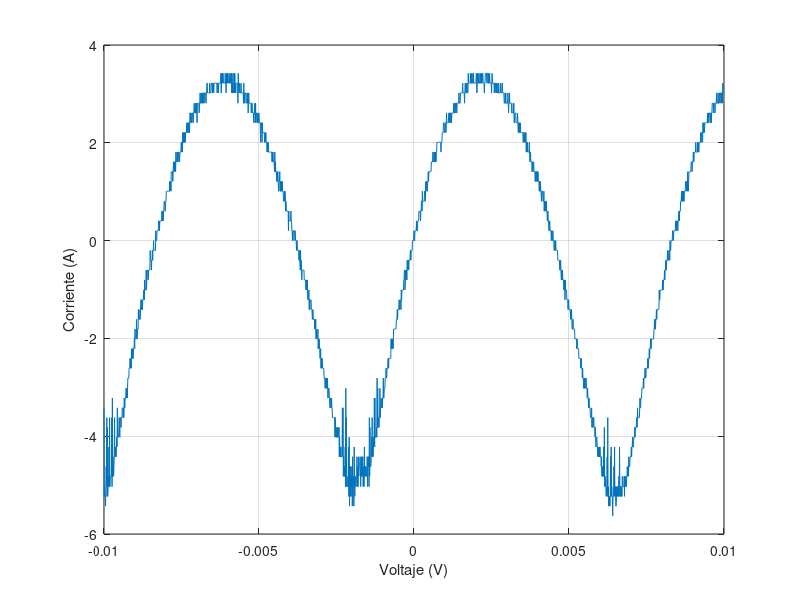

Write MATLAB code to recreate this figure.
t=[-1.00E-02
-9.99E-03
-9.98E-03
-9.97E-03
-9.96E-03
-9.95E-03
-9.94E-03
-9.93E-03
-9.92E-03
-9.91E-03
-9.90E-03
-9.89E-03
-9.88E-03
-9.87E-03
-9.86E-03
-9.85E-03
-9.84E-03
-9.83E-03
-9.82E-03
-9.81E-03
-9.80E-03
-9.79E-03
-9.78E-03
-9.77E-03
-9.76E-03
-9.75E-03
-9.74E-03
-9.73E-03
-9.72E-03
-9.71E-03
-9.70E-03
-9.69E-03
-9.68E-03
-9.67E-03
-9.66E-03
-9.65E-03
-9.64E-03
-9.63E-03
-9.62E-03
-9.61E-03
-9.60E-03
-9.59E-03
-9.58E-03
-9.57E-03
-9.56E-03
-9.55E-03
-9.54E-03
-9.53E-03
-9.52E-03
-9.51E-03
-9.50E-03
-9.49E-03
-9.48E-03
-9.47E-03
-9.46E-03
-9.45E-03
-9.44E-03
-9.43E-03
-9.42E-03
-9.41E-03
-9.40E-03
-9.39E-03
-9.38E-03
-9.37E-03
-9.36E-03
-9.35E-03
-9.34E-03
-9.33E-03
-9.32E-03
-9.31E-03
-9.30E-03
-9.29E-03
-9.28E-03
-9.27E-03
-9.26E-03
-9.25E-03
-9.24E-03
-9.23E-03
-9.22E-03
-9.21E-03
-9.20E-03
-9.19E-03
-9.18E-03
-9.17E-03
-9.16E-03
-9.15E-03
-9.14E-03
-9.13E-03
-9.12E-03
-9.11E-03
-9.10E-03
-9.09E-03
-9.08E-03
-9.07E-03
-9.06E-03
-9.05E-03
-9.04E-03
-9.03E-03
-9.02E-03
-9.01E-03
-9.00E-03
-8.99E-03
-8.98E-03
-8.97E-03
-8.96E-03
-8.95E-03
-8.94E-03
-8.93E-03
-8.92E-03
-8.91E-03
-8.90E-03
-8.89E-03
-8.88E-03
-8.87E-03
-8.86E-03
-8.85E-03
-8.84E-03
-8.83E-03
-8.82E-03
-8.81E-03
-8.80E-03
-8.79E-03
-8.78E-03
-8.77E-03
-8.76E-03
-8.75E-03
-8.74E-03
-8.73E-03
-8.72E-03
-8.71E-03
-8.70E-03
-8.69E-03
-8.68E-03
-8.67E-03
-8.66E-03
-8.65E-03
-8.64E-03
-8.63E-03
-8.62E-03
-8.61E-03
-8.60E-03
-8.59E-03
-8.58E-03
-8.57E-03
-8.56E-03
-8.55E-03
-8.54E-03
-8.53E-03
-8.52E-03
-8.51E-03
-8.50E-03
-8.49E-03
-8.48E-03
-8.47E-03
-8.46E-03
-8.45E-03
-8.44E-03
-8.43E-03
-8.42E-03
-8.41E-03
-8.40E-03
-8.39E-03
-8.38E-03
-8.37E-03
-8.36E-03
-8.35E-03
-8.34E-03
-8.33E-03
-8.32E-03
-8.31E-03
-8.30E-03
-8.29E-03
-8.28E-03
-8.27E-03
-8.26E-03
-8.25E-03
-8.24E-03
-8.23E-03
-8.22E-03
-8.21E-03
-8.20E-03
-8.19E-03
-8.18E-03
-8.17E-03
-8.16E-03
-8.15E-03
-8.14E-03
-8.13E-03
-8.12E-03
-8.11E-03
-8.10E-03
-8.09E-03
-8.08E-03
-8.07E-03
-8.06E-03
-8.05E-03
-8.04E-03
-8.03E-03
-8.02E-03
-8.01E-03
-8.00E-03
-7.99E-03
-7.98E-03
-7.97E-03
-7.96E-03
-7.95E-03
-7.94E-03
-7.93E-03
-7.92E-03
-7.91E-03
-7.90E-03
-7.89E-03
-7.88E-03
-7.87E-03
-7.86E-03
-7.85E-03
-7.84E-03
-7.83E-03
-7.82E-03
-7.81E-03
-7.80E-03
-7.79E-03
-7.78E-03
-7.77E-03
-7.76E-03
-7.75E-03
-7.74E-03
-7.73E-03
-7.72E-03
-7.71E-03
-7.70E-03
-7.69E-03
-7.68E-03
-7.67E-03
-7.66E-03
-7.65E-03
-7.64E-03
-7.63E-03
-7.62E-03
-7.61E-03
-7.60E-03
-7.59E-03
-7.58E-03
-7.57E-03
-7.56E-03
-7.55E-03
-7.54E-03
-7.53E-03
-7.52E-03
-7.51E-03
-7.50E-03
-7.49E-03
-7.48E-03
-7.47E-03
-7.46E-03
-7.45E-03
-7.44E-03
-7.43E-03
-7.42E-03
-7.41E-03
-7.40E-03
-7.39E-03
-7.38E-03
-7.37E-03
-7.36E-03
-7.35E-03
-7.34E-03
-7.33E-03
-7.32E-03
-7.31E-03
-7.30E-03
-7.29E-03
-7.28E-03
-7.27E-03
-7.26E-03
-7.25E-03
-7.24E-03
-7.23E-03
-7.22E-03
-7.21E-03
-7.20E-03
-7.19E-03
-7.18E-03
-7.17E-03
-7.16E-03
-7.15E-03
-7.14E-03
-7.13E-03
-7.12E-03
-7.11E-03
-7.10E-03
-7.09E-03
-7.08E-03
-7.07E-03
-7.06E-03
-7.05E-03
-7.04E-03
-7.03E-03
-7.02E-03
-7.01E-03
-7.00E-03
-6.99E-03
-6.98E-03
-6.97E-03
-6.96E-03
-6.95E-03
-6.94E-03
-6.93E-03
-6.92E-03
-6.91E-03
-6.90E-03
-6.89E-03
-6.88E-03
-6.87E-03
-6.86E-03
-6.85E-03
-6.84E-03
-6.83E-03
-6.82E-03
-6.81E-03
-6.80E-03
-6.79E-03
-6.78E-03
-6.77E-03
-6.76E-03
-6.75E-03
-6.74E-03
-6.73E-03
-6.72E-03
-6.71E-03
-6.70E-03
-6.69E-03
-6.68E-03
-6.67E-03
-6.66E-03
-6.65E-03
-6.64E-03
-6.63E-03
-6.62E-03
-6.61E-03
-6.60E-03
-6.59E-03
-6.58E-03
-6.57E-03
-6.56E-03
-6.55E-03
-6.54E-03
-6.53E-03
-6.52E-03
-6.51E-03
-6.50E-03
-6.49E-03
-6.48E-03
-6.47E-03
-6.46E-03
-6.45E-03
-6.44E-03
-6.43E-03
-6.42E-03
-6.41E-03
-6.40E-03
-6.39E-03
-6.38E-03
-6.37E-03
-6.36E-03
-6.35E-03
-6.34E-03
-6.33E-03
-6.32E-03
-6.31E-03
-6.30E-03
-6.29E-03
-6.28E-03
-6.27E-03
-6.26E-03
-6.25E-03
-6.24E-03
-6.23E-03
-6.22E-03
-6.21E-03
-6.20E-03
-6.19E-03
-6.18E-03
-6.17E-03
-6.16E-03
-6.15E-03
-6.14E-03
-6.13E-03
-6.12E-03
-6.11E-03
-6.10E-03
-6.09E-03
-6.08E-03
-6.07E-03
-6.06E-03
-6.05E-03
-6.04E-03
-6.03E-03
-6.02E-03
-6.01E-03
-6.00E-03
-5.99E-03
-5.98E-03
-5.97E-03
-5.96E-03
-5.95E-03
-5.94E-03
-5.93E-03
-5.92E-03
-5.91E-03
-5.90E-03
-5.89E-03
-5.88E-03
-5.87E-03
-5.86E-03
-5.85E-03
-5.84E-03
-5.83E-03
-5.82E-03
-5.81E-03
-5.80E-03
-5.79E-03
-5.78E-03
-5.77E-03
-5.76E-03
-5.75E-03
-5.74E-03
-5.73E-03
-5.72E-03
-5.71E-03
-5.70E-03
-5.69E-03
-5.68E-03
-5.67E-03
-5.66E-03
-5.65E-03
-5.64E-03
-5.63E-03
-5.62E-03
-5.61E-03
-5.60E-03
-5.59E-03
-5.58E-03
-5.57E-03
-5.56E-03
-5.55E-03
-5.54E-03
-5.53E-03
-5.52E-03
-5.51E-03
-5.50E-03
-5.49E-03
-5.48E-03
-5.47E-03
-5.46E-03
-5.45E-03
-5.44E-03
-5.43E-03
-5.42E-03
-5.41E-03
-5.40E-03
-5.39E-03
-5.38E-03
-5.37E-03
-5.36E-03
-5.35E-03
-5.34E-03
-5.33E-03
-5.32E-03
-5.31E-03
-5.30E-03
-5.29E-03
-5.28E-03
-5.27E-03
-5.26E-03
-5.25E-03
-5.24E-03
-5.23E-03
-5.22E-03
-5.21E-03
-5.20E-03
-5.19E-03
-5.18E-03
-5.17E-03
-5.16E-03
-5.15E-03
-5.14E-03
-5.13E-03
-5.12E-03
-5.11E-03
-5.10E-03
-5.09E-03
-5.08E-03
-5.07E-03
-5.06E-03
-5.05E-03
-5.04E-03
-5.03E-03
-5.02E-03
-5.01E-03
-5.00E-03
-4.99E-03
-4.98E-03
-4.97E-03
-4.96E-03
-4.95E-03
-4.94E-03
-4.93E-03
-4.92E-03
-4.91E-03
-4.90E-03
-4.89E-03
-4.88E-03
-4.87E-03
-4.86E-03
-4.85E-03
-4.84E-03
-4.83E-03
-4.82E-03
-4.81E-03
-4.80E-03
-4.79E-03
-4.78E-03
-4.77E-03
-4.76E-03
-4.75E-03
-4.74E-03
-4.73E-03
-4.72E-03
-4.71E-03
-4.70E-03
-4.69E-03
-4.68E-03
-4.67E-03
-4.66E-03
-4.65E-03
-4.64E-03
-4.63E-03
-4.62E-03
-4.61E-03
-4.60E-03
-4.59E-03
-4.58E-03
-4.57E-03
-4.56E-03
-4.55E-03
-4.54E-03
-4.53E-03
-4.52E-03
-4.51E-03
-4.50E-03
-4.49E-03
-4.48E-03
-4.47E-03
-4.46E-03
-4.45E-03
-4.44E-03
-4.43E-03
-4.42E-03
-4.41E-03
-4.40E-03
-4.39E-03
-4.38E-03
-4.37E-03
-4.36E-03
-4.35E-03
-4.34E-03
-4.33E-03
-4.32E-03
-4.31E-03
-4.30E-03
-4.29E-03
-4.28E-03
-4.27E-03
-4.26E-03
-4.25E-03
-4.24E-03
-4.23E-03
-4.22E-03
-4.21E-03
-4.20E-03
-4.19E-03
-4.18E-03
-4.17E-03
-4.16E-03
-4.15E-03
-4.14E-03
-4.13E-03
-4.12E-03
-4.11E-03
-4.10E-03
-4.09E-03
-4.08E-03
-4.07E-03
-4.06E-03
-4.05E-03
-4.04E-03
-4.03E-03
-4.02E-03
-4.01E-03
-4.00E-03
-3.99E-03
-3.98E-03
-3.97E-03
-3.96E-03
-3.95E-03
-3.94E-03
-3.93E-03
-3.92E-03
-3.91E-03
-3.90E-03
-3.89E-03
-3.88E-03
-3.87E-03
-3.86E-03
-3.85E-03
-3.84E-03
-3.83E-03
-3.82E-03
-3.81E-03
-3.80E-03
-3.79E-03
-3.78E-03
-3.77E-03
-3.76E-03
-3.75E-03
-3.74E-03
-3.73E-03
-3.72E-03
-3.71E-03
-3.70E-03
-3.69E-03
-3.68E-03
-3.67E-03
-3.66E-03
-3.65E-03
-3.64E-03
-3.63E-03
-3.62E-03
-3.61E-03
-3.60E-03
-3.59E-03
-3.58E-03
-3.57E-03
-3.56E-03
-3.55E-03
-3.54E-03
-3.53E-03
-3.52E-03
-3.51E-03
-3.50E-03
-3.49E-03
-3.48E-03
-3.47E-03
-3.46E-03
-3.45E-03
-3.44E-03
-3.43E-03
-3.42E-03
-3.41E-03
-3.40E-03
-3.39E-03
-3.38E-03
-3.37E-03
-3.36E-03
-3.35E-03
-3.34E-03
-3.33E-03
-3.32E-03
-3.31E-03
-3.30E-03
-3.29E-03
-3.28E-03
-3.27E-03
-3.26E-03
-3.25E-03
-3.24E-03
-3.23E-03
-3.22E-03
-3.21E-03
-3.20E-03
-3.19E-03
-3.18E-03
-3.17E-03
-3.16E-03
-3.15E-03
-3.14E-03
-3.13E-03
-3.12E-03
-3.11E-03
-3.10E-03
-3.09E-03
-3.08E-03
-3.07E-03
-3.06E-03
-3.05E-03
-3.04E-03
-3.03E-03
-3.02E-03
-3.01E-03
-3.00E-03
-2.99E-03
-2.98E-03
-2.97E-03
-2.96E-03
-2.95E-03
-2.94E-03
-2.93E-03
-2.92E-03
-2.91E-03
-2.90E-03
-2.89E-03
-2.88E-03
-2.87E-03
-2.86E-03
-2.85E-03
-2.84E-03
-2.83E-03
-2.82E-03
-2.81E-03
-2.80E-03
-2.79E-03
-2.78E-03
-2.77E-03
-2.76E-03
-2.75E-03
-2.74E-03
-2.73E-03
-2.72E-03
-2.71E-03
-2.70E-03
-2.69E-03
-2.68E-03
-2.67E-03
-2.66E-03
-2.65E-03
-2.64E-03
-2.63E-03
-2.62E-03
-2.61E-03
-2.60E-03
-2.59E-03
-2.58E-03
-2.57E-03
-2.56E-03
-2.55E-03
-2.54E-03
-2.53E-03
-2.52E-03
-2.51E-03
-2.50E-03
-2.49E-03
-2.48E-03
-2.47E-03
-2.46E-03
-2.45E-03
-2.44E-03
-2.43E-03
-2.42E-03
-2.41E-03
-2.40E-03
-2.39E-03
-2.38E-03
-2.37E-03
-2.36E-03
-2.35E-03
-2.34E-03
-2.33E-03
-2.32E-03
-2.31E-03
-2.30E-03
-2.29E-03
-2.28E-03
-2.27E-03
-2.26E-03
-2.25E-03
-2.24E-03
-2.23E-03
-2.22E-03
-2.21E-03
-2.20E-03
-2.19E-03
-2.18E-03
-2.17E-03
-2.16E-03
-2.15E-03
-2.14E-03
-2.13E-03
-2.12E-03
-2.11E-03
-2.10E-03
-2.09E-03
-2.08E-03
-2.07E-03
-2.06E-03
-2.05E-03
-2.04E-03
-2.03E-03
-2.02E-03
-2.01E-03
-2.00E-03
-1.99E-03
-1.98E-03
-1.97E-03
-1.96E-03
-1.95E-03
-1.94E-03
-1.93E-03
-1.92E-03
-1.91E-03
-1.90E-03
-1.89E-03
-1.88E-03
-1.87E-03
-1.86E-03
-1.85E-03
-1.84E-03
-1.83E-03
-1.82E-03
-1.81E-03
-1.80E-03
-1.79E-03
-1.78E-03
-1.77E-03
-1.76E-03
-1.75E-03
-1.74E-03
-1.73E-03
-1.72E-03
-1.71E-03
-1.70E-03
-1.69E-03
-1.68E-03
-1.67E-03
-1.66E-03
-1.65E-03
-1.64E-03
-1.63E-03
-1.62E-03
-1.61E-03
-1.60E-03
-1.59E-03
-1.58E-03
-1.57E-03
-1.56E-03
-1.55E-03
-1.54E-03
-1.53E-03
-1.52E-03
-1.51E-03
-1.50E-03
-1.49E-03
-1.48E-03
-1.47E-03
-1.46E-03
-1.45E-03
-1.44E-03
-1.43E-03
-1.42E-03
-1.41E-03
-1.40E-03
-1.39E-03
-1.38E-03
-1.37E-03
-1.36E-03
-1.35E-03
-1.34E-03
-1.33E-03
-1.32E-03
-1.31E-03
-1.30E-03
-1.29E-03
-1.28E-03
-1.27E-03
-1.26E-03
-1.25E-03
-1.24E-03
-1.23E-03
-1.22E-03
-1.21E-03
-1.20E-03
-1.19E-03
-1.18E-03
-1.17E-03
-1.16E-03
-1.15E-03
-1.14E-03
-1.13E-03
-1.12E-03
-1.11E-03
-1.10E-03
-1.09E-03
-1.08E-03
-1.07E-03
-1.06E-03
-1.05E-03
-1.04E-03
-1.03E-03
-1.02E-03
-1.01E-03
-1.00E-03
-9.90E-04
-9.80E-04
-9.70E-04
-9.60E-04
-9.50E-04
-9.40E-04
-9.30E-04
-9.20E-04
-9.10E-04
-9.00E-04
-8.90E-04
-8.80E-04
-8.70E-04
-8.60E-04
-8.50E-04
-8.40E-04
-8.30E-04
-8.20E-04
-8.10E-04
-8.00E-04
-7.90E-04
-7.80E-04
-7.70E-04
-7.60E-04
-7.50E-04
-7.40E-04
-7.30E-04
-7.20E-04
-7.10E-04
-7.00E-04
-6.90E-04
-6.80E-04
-6.70E-04
-6.60E-04
-6.50E-04
-6.40E-04
-6.30E-04
-6.20E-04
-6.10E-04
-6.00E-04
-5.90E-04
-5.80E-04
-5.70E-04
-5.60E-04
-5.50E-04
-5.40E-04
-5.30E-04
-5.20E-04
-5.10E-04
-5.00E-04
-4.90E-04
-4.80E-04
-4.70E-04
-4.60E-04
-4.50E-04
-4.40E-04
-4.30E-04
-4.20E-04
-4.10E-04
-4.00E-04
-3.90E-04
-3.80E-04
-3.70E-04
-3.60E-04
-3.50E-04
-3.40E-04
-3.30E-04
-3.20E-04
-3.10E-04
-3.00E-04
-2.90E-04
-2.80E-04
-2.70E-04
-2.60E-04
-2.50E-04
-2.40E-04
-2.30E-04
-2.20E-04
-2.10E-04
-2.00E-04
-1.90E-04
-1.80E-04
-1.70E-04
-1.60E-04
-1.50E-04
-1.40E-04
-1.30E-04
-1.20E-04
-1.10E-04
-1.00E-04
-9.00E-05
-8.00E-05
-7.00E-05
-6.00E-05
-5.00E-05
-4.00E-05
-3.00E-05
-2.00E-05
-1.00E-05
0.00E+00
1.00E-05
2.00E-05
3.00E-05
4.00E-05
5.00E-05
6.00E-05
7.00E-05
8.00E-05
9.00E-05
1.00E-04
1.10E-04
1.20E-04
1.30E-04
1.40E-04
1.50E-04
1.60E-04
1.70E-04
1.80E-04
1.90E-04
2.00E-04
2.10E-04
2.20E-04
2.30E-04
2.40E-04
2.50E-04
2.60E-04
2.70E-04
2.80E-04
2.90E-04
3.00E-04
3.10E-04
3.20E-04
3.30E-04
3.40E-04
3.50E-04
3.60E-04
3.70E-04
3.80E-04
3.90E-04
4.00E-04
4.10E-04
4.20E-04
4.30E-04
4.40E-04
4.50E-04
4.60E-04
4.70E-04
4.80E-04
4.90E-04
5.00E-04
5.10E-04
5.20E-04
5.30E-04
5.40E-04
5.50E-04
5.60E-04
5.70E-04
5.80E-04
5.90E-04
6.00E-04
6.10E-04
6.20E-04
6.30E-04
6.40E-04
6.50E-04
6.60E-04
6.70E-04
6.80E-04
6.90E-04
7.00E-04
7.10E-04
7.20E-04
7.30E-04
7.40E-04
7.50E-04
7.60E-04
7.70E-04
7.80E-04
7.90E-04
8.00E-04
8.10E-04
8.20E-04
8.30E-04
8.40E-04
8.50E-04
8.60E-04
8.70E-04
8.80E-04
8.90E-04
9.00E-04
9.10E-04
9.20E-04
9.30E-04
9.40E-04
9.50E-04
9.60E-04
9.70E-04
9.80E-04
9.90E-04
1.00E-03
1.01E-03
1.02E-03
1.03E-03
1.04E-03
1.05E-03
1.06E-03
1.07E-03
1.08E-03
1.09E-03
1.10E-03
1.11E-03
1.12E-03
1.13E-03
1.14E-03
1.15E-03
1.16E-03
1.17E-03
1.18E-03
1.19E-03
1.20E-03
1.21E-03
1.22E-03
1.23E-03
1.24E-03
1.25E-03
1.26E-03
1.27E-03
1.28E-03
1.29E-03
1.30E-03
1.31E-03
1.32E-03
1.33E-03
1.34E-03
1.35E-03
1.36E-03
1.37E-03
1.38E-03
1.39E-03
1.40E-03
1.41E-03
1.42E-03
1.43E-03
1.44E-03
1.45E-03
1.46E-03
1.47E-03
1.48E-03
1.49E-03
1.50E-03
1.51E-03
1.52E-03
1.53E-03
1.54E-03
1.55E-03
1.56E-03
1.57E-03
1.58E-03
1.59E-03
1.60E-03
1.61E-03
1.62E-03
1.63E-03
1.64E-03
1.65E-03
1.66E-03
1.67E-03
1.68E-03
1.69E-03
1.70E-03
1.71E-03
1.72E-03
1.73E-03
1.74E-03
1.75E-03
1.76E-03
1.77E-03
1.78E-03
1.79E-03
1.80E-03
1.81E-03
1.82E-03
1.83E-03
1.84E-03
1.85E-03
1.86E-03
1.87E-03
1.88E-03
1.89E-03
1.90E-03
1.91E-03
1.92E-03
1.93E-03
1.94E-03
1.95E-03
1.96E-03
1.97E-03
1.98E-03
1.99E-03
2.00E-03
2.01E-03
2.02E-03
2.03E-03
2.04E-03
2.05E-03
2.06E-03
2.07E-03
2.08E-03
2.09E-03
2.10E-03
2.11E-03
2.12E-03
2.13E-03
2.14E-03
2.15E-03
2.16E-03
2.17E-03
2.18E-03
2.19E-03
2.20E-03
2.21E-03
2.22E-03
2.23E-03
2.24E-03
2.25E-03
2.26E-03
2.27E-03
2.28E-03
2.29E-03
2.30E-03
2.31E-03
2.32E-03
2.33E-03
2.34E-03
2.35E-03
2.36E-03
2.37E-03
2.38E-03
2.39E-03
2.40E-03
2.41E-03
2.42E-03
2.43E-03
2.44E-03
2.45E-03
2.46E-03
2.47E-03
2.48E-03
2.49E-03
2.50E-03
2.51E-03
2.52E-03
2.53E-03
2.54E-03
2.55E-03
2.56E-03
2.57E-03
2.58E-03
2.59E-03
2.60E-03
2.61E-03
2.62E-03
2.63E-03
2.64E-03
2.65E-03
2.66E-03
2.67E-03
2.68E-03
2.69E-03
2.70E-03
2.71E-03
2.72E-03
2.73E-03
2.74E-03
2.75E-03
2.76E-03
2.77E-03
2.78E-03
2.79E-03
2.80E-03
2.81E-03
2.82E-03
2.83E-03
2.84E-03
2.85E-03
2.86E-03
2.87E-03
2.88E-03
2.89E-03
2.90E-03
2.91E-03
2.92E-03
2.93E-03
2.94E-03
2.95E-03
2.96E-03
2.97E-03
2.98E-03
2.99E-03
3.00E-03
3.01E-03
3.02E-03
3.03E-03
3.04E-03
3.05E-03
3.06E-03
3.07E-03
3.08E-03
3.09E-03
3.10E-03
3.11E-03
3.12E-03
3.13E-03
3.14E-03
3.15E-03
3.16E-03
3.17E-03
3.18E-03
3.19E-03
3.20E-03
3.21E-03
3.22E-03
3.23E-03
3.24E-03
3.25E-03
3.26E-03
3.27E-03
3.28E-03
3.29E-03
3.30E-03
3.31E-03
3.32E-03
3.33E-03
3.34E-03
3.35E-03
3.36E-03
3.37E-03
3.38E-03
3.39E-03
3.40E-03
3.41E-03
3.42E-03
3.43E-03
3.44E-03
3.45E-03
3.46E-03
3.47E-03
3.48E-03
3.49E-03
3.50E-03
3.51E-03
3.52E-03
3.53E-03
3.54E-03
3.55E-03
3.56E-03
3.57E-03
3.58E-03
3.59E-03
3.60E-03
3.61E-03
3.62E-03
3.63E-03
3.64E-03
3.65E-03
3.66E-03
3.67E-03
3.68E-03
3.69E-03
3.70E-03
3.71E-03
3.72E-03
3.73E-03
3.74E-03
3.75E-03
3.76E-03
3.77E-03
3.78E-03
3.79E-03
3.80E-03
3.81E-03
3.82E-03
3.83E-03
3.84E-03
3.85E-03
3.86E-03
3.87E-03
3.88E-03
3.89E-03
3.90E-03
3.91E-03
3.92E-03
3.93E-03
3.94E-03
3.95E-03
3.96E-03
3.97E-03
3.98E-03
3.99E-03
4.00E-03
4.01E-03
4.02E-03
4.03E-03
4.04E-03
4.05E-03
4.06E-03
4.07E-03
4.08E-03
4.09E-03
4.10E-03
4.11E-03
4.12E-03
4.13E-03
4.14E-03
4.15E-03
4.16E-03
4.17E-03
4.18E-03
4.19E-03
4.20E-03
4.21E-03
4.22E-03
4.23E-03
4.24E-03
4.25E-03
4.26E-03
4.27E-03
4.28E-03
4.29E-03
4.30E-03
4.31E-03
4.32E-03
4.33E-03
4.34E-03
4.35E-03
4.36E-03
4.37E-03
4.38E-03
4.39E-03
4.40E-03
4.41E-03
4.42E-03
4.43E-03
4.44E-03
4.45E-03
4.46E-03
4.47E-03
4.48E-03
4.49E-03
4.50E-03
4.51E-03
4.52E-03
4.53E-03
4.54E-03
4.55E-03
4.56E-03
4.57E-03
4.58E-03
4.59E-03
4.60E-03
4.61E-03
4.62E-03
4.63E-03
4.64E-03
4.65E-03
4.66E-03
4.67E-03
4.68E-03
4.69E-03
4.70E-03
4.71E-03
4.72E-03
4.73E-03
4.74E-03
4.75E-03
4.76E-03
4.77E-03
4.78E-03
4.79E-03
4.80E-03
4.81E-03
4.82E-03
4.83E-03
4.84E-03
4.85E-03
4.86E-03
4.87E-03
4.88E-03
4.89E-03
4.90E-03
4.91E-03
4.92E-03
4.93E-03
4.94E-03
4.95E-03
4.96E-03
4.97E-03
4.98E-03
4.99E-03
5.00E-03
5.01E-03
5.02E-03
5.03E-03
5.04E-03
5.05E-03
5.06E-03
5.07E-03
5.08E-03
5.09E-03
5.10E-03
5.11E-03
5.12E-03
5.13E-03
5.14E-03
5.15E-03
5.16E-03
5.17E-03
5.18E-03
5.19E-03
5.20E-03
5.21E-03
5.22E-03
5.23E-03
5.24E-03
5.25E-03
5.26E-03
5.27E-03
5.28E-03
5.29E-03
5.30E-03
5.31E-03
5.32E-03
5.33E-03
5.34E-03
5.35E-03
5.36E-03
5.37E-03
5.38E-03
5.39E-03
5.40E-03
5.41E-03
5.42E-03
5.43E-03
5.44E-03
5.45E-03
5.46E-03
5.47E-03
5.48E-03
5.49E-03
5.50E-03
5.51E-03
5.52E-03
5.53E-03
5.54E-03
5.55E-03
5.56E-03
5.57E-03
5.58E-03
5.59E-03
5.60E-03
5.61E-03
5.62E-03
5.63E-03
5.64E-03
5.65E-03
5.66E-03
5.67E-03
5.68E-03
5.69E-03
5.70E-03
5.71E-03
5.72E-03
5.73E-03
5.74E-03
5.75E-03
5.76E-03
5.77E-03
5.78E-03
5.79E-03
5.80E-03
5.81E-03
5.82E-03
5.83E-03
5.84E-03
5.85E-03
5.86E-03
5.87E-03
5.88E-03
5.89E-03
5.90E-03
5.91E-03
5.92E-03
5.93E-03
5.94E-03
5.95E-03
5.96E-03
5.97E-03
5.98E-03
5.99E-03
6.00E-03
6.01E-03
6.02E-03
6.03E-03
6.04E-03
6.05E-03
6.06E-03
6.07E-03
6.08E-03
6.09E-03
6.10E-03
6.11E-03
6.12E-03
6.13E-03
6.14E-03
6.15E-03
6.16E-03
6.17E-03
6.18E-03
6.19E-03
6.20E-03
6.21E-03
6.22E-03
6.23E-03
6.24E-03
6.25E-03
6.26E-03
6.27E-03
6.28E-03
6.29E-03
6.30E-03
6.31E-03
6.32E-03
6.33E-03
6.34E-03
6.35E-03
6.36E-03
6.37E-03
6.38E-03
6.39E-03
6.40E-03
6.41E-03
6.42E-03
6.43E-03
6.44E-03
6.45E-03
6.46E-03
6.47E-03
6.48E-03
6.49E-03
6.50E-03
6.51E-03
6.52E-03
6.53E-03
6.54E-03
6.55E-03
6.56E-03
6.57E-03
6.58E-03
6.59E-03
6.60E-03
6.61E-03
6.62E-03
6.63E-03
6.64E-03
6.65E-03
6.66E-03
6.67E-03
6.68E-03
6.69E-03
6.70E-03
6.71E-03
6.72E-03
6.73E-03
6.74E-03
6.75E-03
6.76E-03
6.77E-03
6.78E-03
6.79E-03
6.80E-03
6.81E-03
6.82E-03
6.83E-03
6.84E-03
6.85E-03
6.86E-03
6.87E-03
6.88E-03
6.89E-03
6.90E-03
6.91E-03
6.92E-03
6.93E-03
6.94E-03
6.95E-03
6.96E-03
6.97E-03
6.98E-03
6.99E-03
7.00E-03
7.01E-03
7.02E-03
7.03E-03
7.04E-03
7.05E-03
7.06E-03
7.07E-03
7.08E-03
7.09E-03
7.10E-03
7.11E-03
7.12E-03
7.13E-03
7.14E-03
7.15E-03
7.16E-03
7.17E-03
7.18E-03
7.19E-03
7.20E-03
7.21E-03
7.22E-03
7.23E-03
7.24E-03
7.25E-03
7.26E-03
7.27E-03
7.28E-03
7.29E-03
7.30E-03
7.31E-03
7.32E-03
7.33E-03
7.34E-03
7.35E-03
7.36E-03
7.37E-03
7.38E-03
7.39E-03
7.40E-03
7.41E-03
7.42E-03
7.43E-03
7.44E-03
7.45E-03
7.46E-03
7.47E-03
7.48E-03
7.49E-03
7.50E-03
7.51E-03
7.52E-03
7.53E-03
7.54E-03
7.55E-03
7.56E-03
7.57E-03
7.58E-03
7.59E-03
7.60E-03
7.61E-03
7.62E-03
7.63E-03
7.64E-03
7.65E-03
7.66E-03
7.67E-03
7.68E-03
7.69E-03
7.70E-03
7.71E-03
7.72E-03
7.73E-03
7.74E-03
7.75E-03
7.76E-03
7.77E-03
7.78E-03
7.79E-03
7.80E-03
7.81E-03
7.82E-03
7.83E-03
7.84E-03
7.85E-03
7.86E-03
7.87E-03
7.88E-03
7.89E-03
7.90E-03
7.91E-03
7.92E-03
7.93E-03
7.94E-03
7.95E-03
7.96E-03
7.97E-03
7.98E-03
7.99E-03
8.00E-03
8.01E-03
8.02E-03
8.03E-03
8.04E-03
8.05E-03
8.06E-03
8.07E-03
8.08E-03
8.09E-03
8.10E-03
8.11E-03
8.12E-03
8.13E-03
8.14E-03
8.15E-03
8.16E-03
8.17E-03
8.18E-03
8.19E-03
8.20E-03
8.21E-03
8.22E-03
8.23E-03
8.24E-03
8.25E-03
8.26E-03
8.27E-03
8.28E-03
8.29E-03
8.30E-03
8.31E-03
8.32E-03
8.33E-03
8.34E-03
8.35E-03
8.36E-03
8.37E-03
8.38E-03
8.39E-03
8.40E-03
8.41E-03
8.42E-03
8.43E-03
8.44E-03
8.45E-03
8.46E-03
8.47E-03
8.48E-03
8.49E-03
8.50E-03
8.51E-03
8.52E-03
8.53E-03
8.54E-03
8.55E-03
8.56E-03
8.57E-03
8.58E-03
8.59E-03
8.60E-03
8.61E-03
8.62E-03
8.63E-03
8.64E-03
8.65E-03
8.66E-03
8.67E-03
8.68E-03
8.69E-03
8.70E-03
8.71E-03
8.72E-03
8.73E-03
8.74E-03
8.75E-03
8.76E-03
8.77E-03
8.78E-03
8.79E-03
8.80E-03
8.81E-03
8.82E-03
8.83E-03
8.84E-03
8.85E-03
8.86E-03
8.87E-03
8.88E-03
8.89E-03
8.90E-03
8.91E-03
8.92E-03
8.93E-03
8.94E-03
8.95E-03
8.96E-03
8.97E-03
8.98E-03
8.99E-03
9.00E-03
9.01E-03
9.02E-03
9.03E-03
9.04E-03
9.05E-03
9.06E-03
9.07E-03
9.08E-03
9.09E-03
9.10E-03
9.11E-03
9.12E-03
9.13E-03
9.14E-03
9.15E-03
9.16E-03
9.17E-03
9.18E-03
9.19E-03
9.20E-03
9.21E-03
9.22E-03
9.23E-03
9.24E-03
9.25E-03
9.26E-03
9.27E-03
9.28E-03
9.29E-03
9.30E-03
9.31E-03
9.32E-03
9.33E-03
9.34E-03
9.35E-03
9.36E-03
9.37E-03
9.38E-03
9.39E-03
9.40E-03
9.41E-03
9.42E-03
9.43E-03
9.44E-03
9.45E-03
9.46E-03
9.47E-03
9.48E-03
9.49E-03
9.50E-03
9.51E-03
9.52E-03
9.53E-03
9.54E-03
9.55E-03
9.56E-03
9.57E-03
9.58E-03
9.59E-03
9.60E-03
9.61E-03
9.62E-03
9.63E-03
9.64E-03
9.65E-03
9.66E-03
9.67E-03
9.68E-03
9.69E-03
9.70E-03
9.71E-03
9.72E-03
9.73E-03
9.74E-03
9.75E-03
9.76E-03
9.77E-03
9.78E-03
9.79E-03
9.80E-03
9.81E-03
9.82E-03
9.83E-03
9.84E-03
9.85E-03
9.86E-03
9.87E-03
9.88E-03
9.89E-03
9.90E-03
9.91E-03
9.92E-03
9.93E-03
9.94E-03
9.95E-03
9.96E-03
9.97E-03
9.98E-03
9.99E-03];
x=[-3.42E+00
-5.23E+00
-5.03E+00
-5.23E+00
-5.23E+00
-5.43E+00
-5.03E+00
-4.62E+00
-5.03E+00
-3.62E+00
-5.23E+00
-3.82E+00
-5.23E+00
-5.03E+00
-4.82E+00
-5.03E+00
-4.22E+00
-5.03E+00
-3.62E+00
-5.03E+00
-4.82E+00
-4.82E+00
-4.82E+00
-4.82E+00
-4.82E+00
-3.62E+00
-5.03E+00
-3.22E+00
-4.82E+00
-4.42E+00
-4.62E+00
-4.82E+00
-4.62E+00
-4.42E+00
-3.62E+00
-4.42E+00
-4.22E+00
-4.42E+00
-4.22E+00
-4.42E+00
-4.22E+00
-4.02E+00
-4.22E+00
-3.42E+00
-4.02E+00
-4.02E+00
-4.02E+00
-4.02E+00
-3.82E+00
-3.62E+00
-3.82E+00
-4.02E+00
-3.62E+00
-3.62E+00
-3.62E+00
-3.82E+00
-3.62E+00
-3.62E+00
-3.62E+00
-3.42E+00
-3.42E+00
-3.42E+00
-3.62E+00
-3.42E+00
-3.62E+00
-3.22E+00
-3.22E+00
-3.42E+00
-3.22E+00
-3.22E+00
-3.22E+00
-3.02E+00
-3.02E+00
-3.22E+00
-3.02E+00
-3.22E+00
-3.02E+00
-2.81E+00
-2.81E+00
-2.81E+00
-2.81E+00
-2.61E+00
-2.61E+00
-2.61E+00
-2.41E+00
-2.61E+00
-2.41E+00
-2.41E+00
-2.61E+00
-2.21E+00
-2.41E+00
-2.41E+00
-2.21E+00
-2.21E+00
-2.41E+00
-2.21E+00
-2.21E+00
-2.21E+00
-2.01E+00
-2.21E+00
-1.81E+00
-2.01E+00
-2.01E+00
-2.01E+00
-2.01E+00
-1.61E+00
-2.01E+00
-2.01E+00
-1.81E+00
-1.81E+00
-1.81E+00
-1.41E+00
-1.61E+00
-1.41E+00
-1.61E+00
-1.61E+00
-1.61E+00
-1.61E+00
-1.41E+00
-1.21E+00
-1.21E+00
-1.41E+00
-1.21E+00
-1.41E+00
-1.41E+00
-1.21E+00
-1.21E+00
-1.21E+00
-1.01E+00
-1.01E+00
-1.21E+00
-8.04E-01
-1.01E+00
-1.01E+00
-1.01E+00
-1.01E+00
-6.03E-01
-1.01E+00
-8.04E-01
-6.03E-01
-6.03E-01
-6.03E-01
-8.04E-01
-8.04E-01
-6.03E-01
-6.03E-01
-6.03E-01
-6.03E-01
-6.03E-01
-2.01E-01
-4.02E-01
-4.02E-01
-4.02E-01
-6.03E-01
-4.02E-01
-4.02E-01
-2.01E-01
-4.02E-01
-2.01E-01
-2.01E-01
0.00E+00
-2.01E-01
-2.01E-01
-2.01E-01
-2.01E-01
-2.01E-01
-2.01E-01
2.01E-01
0.00E+00
0.00E+00
0.00E+00
2.01E-01
2.01E-01
2.01E-01
2.01E-01
2.01E-01
4.02E-01
4.02E-01
4.02E-01
2.01E-01
4.02E-01
4.02E-01
4.02E-01
4.02E-01
4.02E-01
4.02E-01
4.02E-01
6.03E-01
4.02E-01
6.03E-01
6.03E-01
4.02E-01
6.03E-01
6.03E-01
8.04E-01
8.04E-01
8.04E-01
6.03E-01
6.03E-01
8.04E-01
8.04E-01
1.01E+00
1.01E+00
1.01E+00
1.01E+00
1.01E+00
1.01E+00
1.01E+00
1.01E+00
1.01E+00
1.01E+00
1.01E+00
1.21E+00
1.01E+00
1.21E+00
1.21E+00
1.01E+00
1.41E+00
1.41E+00
1.41E+00
1.41E+00
1.41E+00
1.21E+00
1.41E+00
1.61E+00
1.61E+00
1.41E+00
1.61E+00
1.41E+00
1.61E+00
1.61E+00
1.41E+00
1.81E+00
1.61E+00
1.61E+00
1.61E+00
1.81E+00
1.61E+00
1.81E+00
1.61E+00
1.81E+00
1.81E+00
1.81E+00
1.61E+00
1.61E+00
1.81E+00
1.81E+00
1.81E+00
1.81E+00
2.01E+00
2.01E+00
1.81E+00
2.01E+00
1.81E+00
2.21E+00
2.01E+00
2.01E+00
2.21E+00
2.01E+00
2.21E+00
2.01E+00
2.21E+00
2.01E+00
2.21E+00
2.21E+00
2.21E+00
2.21E+00
2.41E+00
2.21E+00
2.21E+00
2.41E+00
2.21E+00
2.21E+00
2.41E+00
2.41E+00
2.41E+00
2.21E+00
2.61E+00
2.61E+00
2.61E+00
2.41E+00
2.61E+00
2.41E+00
2.41E+00
2.41E+00
2.61E+00
2.61E+00
2.61E+00
2.41E+00
2.61E+00
2.61E+00
2.81E+00
2.61E+00
2.61E+00
2.61E+00
2.61E+00
2.81E+00
2.61E+00
2.61E+00
2.81E+00
2.41E+00
2.81E+00
2.81E+00
2.81E+00
2.81E+00
2.81E+00
2.81E+00
2.61E+00
2.81E+00
2.81E+00
3.02E+00
2.81E+00
2.81E+00
2.81E+00
3.02E+00
2.81E+00
3.02E+00
3.02E+00
2.81E+00
3.02E+00
2.81E+00
3.02E+00
3.02E+00
2.81E+00
3.02E+00
3.02E+00
3.02E+00
3.02E+00
3.02E+00
2.81E+00
3.02E+00
3.02E+00
3.22E+00
3.22E+00
3.02E+00
3.02E+00
3.02E+00
3.02E+00
3.02E+00
3.02E+00
3.02E+00
3.22E+00
3.02E+00
3.02E+00
3.02E+00
3.02E+00
3.22E+00
3.22E+00
3.22E+00
3.22E+00
3.02E+00
3.22E+00
3.22E+00
3.22E+00
3.02E+00
3.22E+00
3.22E+00
3.22E+00
3.22E+00
3.22E+00
3.22E+00
3.22E+00
3.22E+00
3.22E+00
3.22E+00
3.02E+00
3.22E+00
3.22E+00
3.22E+00
3.02E+00
3.22E+00
3.22E+00
3.22E+00
3.22E+00
3.22E+00
3.22E+00
3.22E+00
3.42E+00
3.02E+00
3.22E+00
3.42E+00
3.22E+00
3.42E+00
3.22E+00
3.42E+00
3.22E+00
3.22E+00
3.22E+00
3.22E+00
3.22E+00
3.22E+00
3.42E+00
3.22E+00
3.22E+00
3.02E+00
3.42E+00
3.22E+00
3.42E+00
3.22E+00
3.42E+00
3.42E+00
3.22E+00
3.22E+00
3.22E+00
3.42E+00
3.22E+00
3.22E+00
3.22E+00
3.22E+00
3.42E+00
3.22E+00
3.42E+00
3.02E+00
3.22E+00
3.02E+00
3.22E+00
3.42E+00
3.02E+00
3.02E+00
3.22E+00
3.42E+00
3.02E+00
3.42E+00
3.02E+00
3.22E+00
3.02E+00
3.22E+00
3.22E+00
3.22E+00
3.22E+00
3.22E+00
3.22E+00
2.81E+00
3.42E+00
3.22E+00
3.02E+00
3.22E+00
3.22E+00
3.02E+00
3.02E+00
3.02E+00
3.02E+00
3.22E+00
3.02E+00
3.02E+00
3.02E+00
3.02E+00
3.02E+00
3.02E+00
3.02E+00
2.81E+00
3.22E+00
2.81E+00
3.02E+00
2.81E+00
3.02E+00
3.02E+00
3.02E+00
3.02E+00
2.81E+00
2.81E+00
2.81E+00
3.02E+00
2.81E+00
3.02E+00
2.61E+00
2.81E+00
3.02E+00
2.81E+00
2.81E+00
2.81E+00
2.81E+00
2.81E+00
2.81E+00
2.81E+00
2.61E+00
2.81E+00
2.81E+00
2.81E+00
2.61E+00
2.61E+00
2.61E+00
2.61E+00
2.41E+00
2.61E+00
2.61E+00
2.81E+00
2.61E+00
2.41E+00
2.81E+00
2.41E+00
2.61E+00
2.61E+00
2.61E+00
2.41E+00
2.41E+00
2.61E+00
2.41E+00
2.41E+00
2.61E+00
2.61E+00
2.41E+00
2.41E+00
2.41E+00
2.41E+00
2.01E+00
2.41E+00
2.41E+00
2.41E+00
2.21E+00
2.01E+00
2.41E+00
2.21E+00
2.21E+00
2.21E+00
2.21E+00
2.21E+00
2.21E+00
2.01E+00
2.01E+00
2.21E+00
2.01E+00
2.21E+00
2.01E+00
2.01E+00
2.01E+00
1.81E+00
2.01E+00
2.01E+00
1.81E+00
2.01E+00
1.81E+00
1.81E+00
1.81E+00
1.81E+00
1.81E+00
1.81E+00
1.81E+00
1.81E+00
1.81E+00
1.81E+00
1.81E+00
1.61E+00
1.81E+00
1.61E+00
1.81E+00
1.61E+00
1.61E+00
1.61E+00
1.61E+00
1.41E+00
1.81E+00
1.41E+00
1.61E+00
1.41E+00
1.41E+00
1.41E+00
1.21E+00
1.41E+00
1.21E+00
1.41E+00
1.41E+00
1.21E+00
1.01E+00
1.21E+00
1.21E+00
1.21E+00
1.41E+00
1.01E+00
1.21E+00
1.01E+00
1.21E+00
1.01E+00
1.21E+00
1.01E+00
1.21E+00
1.01E+00
1.01E+00
1.01E+00
8.04E-01
8.04E-01
8.04E-01
1.01E+00
8.04E-01
1.01E+00
8.04E-01
6.03E-01
8.04E-01
6.03E-01
6.03E-01
6.03E-01
6.03E-01
6.03E-01
6.03E-01
6.03E-01
2.01E-01
6.03E-01
4.02E-01
4.02E-01
4.02E-01
4.02E-01
4.02E-01
4.02E-01
6.03E-01
4.02E-01
4.02E-01
2.01E-01
2.01E-01
0.00E+00
2.01E-01
2.01E-01
2.01E-01
2.01E-01
0.00E+00
2.01E-01
2.01E-01
2.01E-01
2.01E-01
0.00E+00
0.00E+00
0.00E+00
-2.01E-01
0.00E+00
0.00E+00
-2.01E-01
-2.01E-01
-2.01E-01
-2.01E-01
-2.01E-01
-4.02E-01
-2.01E-01
-4.02E-01
-4.02E-01
-6.03E-01
-2.01E-01
-6.03E-01
-4.02E-01
-6.03E-01
-8.04E-01
-6.03E-01
-6.03E-01
-6.03E-01
-6.03E-01
-6.03E-01
-6.03E-01
-6.03E-01
-8.04E-01
-8.04E-01
-8.04E-01
-8.04E-01
-8.04E-01
-1.01E+00
-1.01E+00
-1.01E+00
-8.04E-01
-1.01E+00
-8.04E-01
-1.21E+00
-1.21E+00
-1.21E+00
-1.21E+00
-1.01E+00
-1.41E+00
-1.21E+00
-1.41E+00
-1.21E+00
-1.21E+00
-1.21E+00
-1.21E+00
-1.41E+00
-1.41E+00
-1.41E+00
-1.61E+00
-1.61E+00
-1.41E+00
-1.61E+00
-1.61E+00
-1.61E+00
-1.61E+00
-1.61E+00
-1.81E+00
-1.61E+00
-1.81E+00
-1.61E+00
-2.01E+00
-1.81E+00
-2.01E+00
-2.01E+00
-2.01E+00
-2.01E+00
-1.81E+00
-2.21E+00
-2.01E+00
-2.21E+00
-2.01E+00
-2.21E+00
-2.21E+00
-2.41E+00
-2.21E+00
-2.21E+00
-2.61E+00
-2.41E+00
-2.61E+00
-2.41E+00
-2.41E+00
-2.61E+00
-2.61E+00
-2.61E+00
-2.61E+00
-2.61E+00
-2.81E+00
-2.81E+00
-2.81E+00
-3.02E+00
-3.02E+00
-2.81E+00
-2.81E+00
-2.81E+00
-3.02E+00
-2.81E+00
-3.02E+00
-2.81E+00
-3.22E+00
-3.22E+00
-3.02E+00
-3.02E+00
-3.02E+00
-3.22E+00
-3.22E+00
-3.42E+00
-3.22E+00
-3.22E+00
-3.42E+00
-3.42E+00
-3.22E+00
-3.42E+00
-3.42E+00
-3.62E+00
-3.62E+00
-3.62E+00
-3.62E+00
-3.62E+00
-3.62E+00
-3.62E+00
-3.62E+00
-4.02E+00
-3.62E+00
-3.82E+00
-4.02E+00
-3.82E+00
-4.02E+00
-4.02E+00
-4.02E+00
-3.82E+00
-4.02E+00
-4.02E+00
-3.82E+00
-4.02E+00
-3.82E+00
-4.42E+00
-4.02E+00
-4.42E+00
-4.22E+00
-4.42E+00
-4.22E+00
-4.42E+00
-4.42E+00
-4.42E+00
-4.42E+00
-3.42E+00
-4.42E+00
-3.42E+00
-4.82E+00
-4.42E+00
-4.82E+00
-4.82E+00
-4.62E+00
-4.82E+00
-4.22E+00
-5.03E+00
-3.02E+00
-5.03E+00
-3.62E+00
-4.82E+00
-5.03E+00
-5.03E+00
-5.03E+00
-4.82E+00
-5.03E+00
-4.22E+00
-5.23E+00
-4.02E+00
-5.43E+00
-4.82E+00
-4.62E+00
-5.23E+00
-4.62E+00
-5.23E+00
-4.82E+00
-5.03E+00
-4.62E+00
-5.43E+00
-4.42E+00
-5.03E+00
-4.82E+00
-4.82E+00
-5.43E+00
-4.22E+00
-4.82E+00
-5.23E+00
-4.82E+00
-4.82E+00
-5.03E+00
-5.03E+00
-4.82E+00
-4.82E+00
-4.42E+00
-5.03E+00
-4.62E+00
-5.03E+00
-5.03E+00
-4.42E+00
-4.82E+00
-4.62E+00
-4.62E+00
-4.62E+00
-4.42E+00
-4.62E+00
-5.03E+00
-4.62E+00
-4.42E+00
-4.82E+00
-4.42E+00
-4.82E+00
-4.62E+00
-4.42E+00
-5.03E+00
-4.62E+00
-4.62E+00
-5.03E+00
-4.22E+00
-4.82E+00
-4.62E+00
-4.62E+00
-4.82E+00
-4.62E+00
-4.82E+00
-4.82E+00
-4.82E+00
-4.42E+00
-5.03E+00
-4.42E+00
-4.42E+00
-4.62E+00
-4.42E+00
-5.03E+00
-3.62E+00
-4.82E+00
-3.82E+00
-4.62E+00
-4.62E+00
-4.62E+00
-4.42E+00
-4.02E+00
-4.42E+00
-3.62E+00
-4.42E+00
-4.22E+00
-4.42E+00
-4.22E+00
-4.02E+00
-4.22E+00
-3.22E+00
-4.22E+00
-3.22E+00
-4.02E+00
-4.02E+00
-4.02E+00
-4.02E+00
-3.82E+00
-4.02E+00
-2.81E+00
-3.82E+00
-3.02E+00
-3.82E+00
-3.62E+00
-3.62E+00
-3.82E+00
-3.62E+00
-3.62E+00
-3.02E+00
-3.62E+00
-3.42E+00
-3.42E+00
-3.22E+00
-3.42E+00
-3.42E+00
-3.22E+00
-3.42E+00
-3.22E+00
-3.22E+00
-2.81E+00
-3.22E+00
-3.22E+00
-3.02E+00
-3.02E+00
-3.02E+00
-2.81E+00
-2.81E+00
-2.81E+00
-2.61E+00
-2.81E+00
-2.81E+00
-2.61E+00
-2.61E+00
-2.61E+00
-2.41E+00
-2.41E+00
-2.61E+00
-2.41E+00
-2.41E+00
-2.41E+00
-2.41E+00
-2.41E+00
-2.41E+00
-2.41E+00
-2.01E+00
-2.21E+00
-2.01E+00
-2.21E+00
-2.21E+00
-2.01E+00
-2.21E+00
-2.21E+00
-1.81E+00
-1.81E+00
-1.81E+00
-1.81E+00
-1.81E+00
-1.81E+00
-1.81E+00
-1.81E+00
-1.81E+00
-1.61E+00
-1.61E+00
-1.61E+00
-1.41E+00
-1.61E+00
-1.41E+00
-1.41E+00
-1.41E+00
-1.41E+00
-1.21E+00
-1.41E+00
-1.41E+00
-1.21E+00
-1.21E+00
-1.21E+00
-1.41E+00
-1.01E+00
-1.21E+00
-1.01E+00
-1.01E+00
-1.01E+00
-1.01E+00
-1.01E+00
-1.01E+00
-8.04E-01
-8.04E-01
-6.03E-01
-6.03E-01
-1.01E+00
-8.04E-01
-6.03E-01
-8.04E-01
-8.04E-01
-6.03E-01
-8.04E-01
-4.02E-01
-6.03E-01
-6.03E-01
-4.02E-01
-4.02E-01
-6.03E-01
-4.02E-01
-4.02E-01
-4.02E-01
-4.02E-01
-2.01E-01
-2.01E-01
-4.02E-01
-2.01E-01
-2.01E-01
-2.01E-01
-2.01E-01
0.00E+00
0.00E+00
0.00E+00
0.00E+00
0.00E+00
2.01E-01
0.00E+00
0.00E+00
2.01E-01
2.01E-01
2.01E-01
2.01E-01
2.01E-01
4.02E-01
2.01E-01
2.01E-01
2.01E-01
4.02E-01
4.02E-01
4.02E-01
4.02E-01
6.03E-01
6.03E-01
6.03E-01
6.03E-01
6.03E-01
4.02E-01
6.03E-01
6.03E-01
8.04E-01
8.04E-01
6.03E-01
1.01E+00
8.04E-01
8.04E-01
8.04E-01
8.04E-01
8.04E-01
8.04E-01
1.01E+00
1.01E+00
1.01E+00
8.04E-01
1.21E+00
1.01E+00
1.21E+00
1.21E+00
1.01E+00
1.01E+00
1.21E+00
1.21E+00
1.41E+00
1.21E+00
1.41E+00
1.41E+00
1.41E+00
1.41E+00
1.41E+00
1.41E+00
1.41E+00
1.41E+00
1.61E+00
1.61E+00
1.61E+00
1.61E+00
1.61E+00
1.81E+00
1.61E+00
1.61E+00
1.61E+00
1.81E+00
1.61E+00
1.81E+00
1.61E+00
1.61E+00
1.81E+00
1.61E+00
1.81E+00
1.81E+00
2.01E+00
2.01E+00
2.01E+00
2.01E+00
2.01E+00
2.01E+00
2.01E+00
2.01E+00
2.01E+00
2.01E+00
2.01E+00
2.01E+00
2.01E+00
1.81E+00
2.01E+00
2.01E+00
2.01E+00
2.21E+00
2.21E+00
2.21E+00
2.21E+00
2.41E+00
2.41E+00
2.41E+00
2.21E+00
2.21E+00
2.21E+00
2.41E+00
2.41E+00
2.21E+00
2.41E+00
2.61E+00
2.41E+00
2.41E+00
2.41E+00
2.41E+00
2.41E+00
2.41E+00
2.61E+00
2.61E+00
2.61E+00
2.41E+00
2.61E+00
2.61E+00
2.61E+00
2.41E+00
2.61E+00
2.41E+00
2.61E+00
2.61E+00
2.61E+00
2.61E+00
2.61E+00
2.61E+00
2.81E+00
2.61E+00
2.61E+00
2.61E+00
2.81E+00
2.61E+00
2.81E+00
2.81E+00
2.81E+00
2.81E+00
2.61E+00
2.81E+00
2.81E+00
2.81E+00
2.81E+00
2.81E+00
2.81E+00
3.02E+00
2.81E+00
2.81E+00
2.81E+00
2.81E+00
3.02E+00
3.02E+00
3.02E+00
3.02E+00
3.02E+00
3.02E+00
3.02E+00
3.22E+00
3.02E+00
3.02E+00
3.02E+00
3.02E+00
3.02E+00
2.81E+00
3.02E+00
3.22E+00
3.22E+00
3.02E+00
3.02E+00
3.22E+00
3.02E+00
3.22E+00
3.02E+00
3.02E+00
3.02E+00
3.42E+00
3.22E+00
3.22E+00
3.22E+00
3.22E+00
3.22E+00
3.22E+00
3.42E+00
3.22E+00
3.22E+00
3.42E+00
3.22E+00
3.22E+00
3.22E+00
3.22E+00
3.42E+00
3.22E+00
3.42E+00
3.22E+00
3.22E+00
3.22E+00
3.22E+00
3.22E+00
3.22E+00
3.22E+00
3.22E+00
3.42E+00
3.22E+00
3.02E+00
3.22E+00
3.42E+00
3.22E+00
3.22E+00
3.22E+00
3.42E+00
3.42E+00
3.22E+00
3.22E+00
3.22E+00
3.42E+00
3.22E+00
3.22E+00
3.22E+00
3.42E+00
3.22E+00
3.22E+00
3.42E+00
3.42E+00
3.22E+00
3.22E+00
3.22E+00
3.22E+00
3.02E+00
3.22E+00
3.22E+00
3.42E+00
3.42E+00
3.42E+00
3.42E+00
3.42E+00
3.22E+00
3.42E+00
3.42E+00
3.42E+00
3.22E+00
3.42E+00
3.22E+00
3.22E+00
3.22E+00
3.42E+00
3.22E+00
3.22E+00
3.22E+00
3.22E+00
3.22E+00
3.02E+00
3.22E+00
3.42E+00
3.22E+00
3.22E+00
3.22E+00
3.22E+00
3.22E+00
3.22E+00
3.02E+00
3.22E+00
3.22E+00
3.22E+00
3.22E+00
3.02E+00
3.22E+00
3.22E+00
3.02E+00
3.22E+00
3.02E+00
3.02E+00
3.02E+00
3.02E+00
3.22E+00
3.02E+00
3.02E+00
3.02E+00
3.02E+00
3.02E+00
3.22E+00
3.02E+00
3.02E+00
3.02E+00
3.02E+00
3.22E+00
3.22E+00
3.02E+00
3.02E+00
3.02E+00
3.02E+00
3.02E+00
2.81E+00
2.81E+00
2.81E+00
3.02E+00
2.81E+00
3.02E+00
2.81E+00
2.81E+00
2.81E+00
2.81E+00
2.81E+00
2.81E+00
3.02E+00
2.81E+00
2.61E+00
2.81E+00
2.81E+00
3.02E+00
2.81E+00
2.81E+00
2.81E+00
2.81E+00
2.81E+00
2.81E+00
2.61E+00
2.61E+00
2.61E+00
2.61E+00
2.61E+00
2.81E+00
2.61E+00
2.81E+00
2.41E+00
2.41E+00
2.61E+00
2.61E+00
2.61E+00
2.61E+00
2.41E+00
2.41E+00
2.41E+00
2.41E+00
2.41E+00
2.61E+00
2.41E+00
2.21E+00
2.21E+00
2.41E+00
2.21E+00
2.41E+00
2.21E+00
2.21E+00
2.41E+00
2.21E+00
2.21E+00
2.21E+00
2.21E+00
2.21E+00
2.21E+00
2.21E+00
2.21E+00
2.01E+00
2.01E+00
2.21E+00
2.21E+00
2.01E+00
2.01E+00
2.21E+00
2.01E+00
2.01E+00
2.21E+00
1.81E+00
2.01E+00
2.01E+00
1.81E+00
2.01E+00
1.81E+00
1.81E+00
1.81E+00
1.81E+00
1.81E+00
2.01E+00
1.81E+00
1.61E+00
1.81E+00
1.81E+00
1.61E+00
1.61E+00
1.61E+00
1.61E+00
1.41E+00
1.61E+00
1.61E+00
1.41E+00
1.61E+00
1.61E+00
1.41E+00
1.41E+00
1.41E+00
1.41E+00
1.21E+00
1.41E+00
1.41E+00
1.21E+00
1.41E+00
1.41E+00
1.21E+00
1.41E+00
1.21E+00
1.41E+00
1.21E+00
1.21E+00
1.21E+00
1.01E+00
1.21E+00
1.01E+00
1.01E+00
1.21E+00
1.01E+00
1.01E+00
8.04E-01
1.01E+00
1.01E+00
1.01E+00
1.01E+00
8.04E-01
8.04E-01
8.04E-01
1.01E+00
6.03E-01
8.04E-01
6.03E-01
8.04E-01
8.04E-01
6.03E-01
6.03E-01
8.04E-01
6.03E-01
6.03E-01
4.02E-01
4.02E-01
6.03E-01
4.02E-01
4.02E-01
2.01E-01
2.01E-01
4.02E-01
4.02E-01
2.01E-01
2.01E-01
2.01E-01
2.01E-01
0.00E+00
2.01E-01
2.01E-01
0.00E+00
0.00E+00
2.01E-01
0.00E+00
0.00E+00
0.00E+00
-2.01E-01
-2.01E-01
0.00E+00
0.00E+00
-2.01E-01
0.00E+00
-2.01E-01
-2.01E-01
-2.01E-01
-2.01E-01
-2.01E-01
-2.01E-01
-4.02E-01
-4.02E-01
-4.02E-01
-4.02E-01
-4.02E-01
-4.02E-01
-6.03E-01
-6.03E-01
-6.03E-01
-4.02E-01
-6.03E-01
-8.04E-01
-8.04E-01
-6.03E-01
-8.04E-01
-6.03E-01
-8.04E-01
-8.04E-01
-8.04E-01
-1.01E+00
-1.01E+00
-1.01E+00
-8.04E-01
-1.21E+00
-8.04E-01
-1.01E+00
-1.01E+00
-1.01E+00
-1.01E+00
-1.21E+00
-1.21E+00
-1.21E+00
-1.21E+00
-1.41E+00
-1.21E+00
-1.21E+00
-1.41E+00
-1.41E+00
-1.41E+00
-1.41E+00
-1.41E+00
-1.61E+00
-1.41E+00
-1.61E+00
-1.41E+00
-1.61E+00
-1.81E+00
-1.81E+00
-1.81E+00
-1.61E+00
-1.81E+00
-1.81E+00
-1.81E+00
-1.81E+00
-1.81E+00
-2.01E+00
-2.01E+00
-2.01E+00
-2.01E+00
-2.01E+00
-2.01E+00
-2.21E+00
-2.01E+00
-2.21E+00
-2.21E+00
-2.21E+00
-2.21E+00
-2.21E+00
-2.41E+00
-2.41E+00
-2.41E+00
-2.41E+00
-2.41E+00
-2.41E+00
-2.61E+00
-2.41E+00
-2.41E+00
-2.61E+00
-2.61E+00
-2.81E+00
-2.61E+00
-2.81E+00
-2.81E+00
-3.02E+00
-3.02E+00
-2.81E+00
-3.02E+00
-2.81E+00
-2.81E+00
-3.02E+00
-3.02E+00
-2.81E+00
-3.02E+00
-3.02E+00
-3.02E+00
-3.22E+00
-3.02E+00
-3.22E+00
-3.22E+00
-3.42E+00
-3.22E+00
-3.22E+00
-3.42E+00
-3.42E+00
-3.42E+00
-3.62E+00
-3.62E+00
-3.62E+00
-3.62E+00
-3.42E+00
-3.82E+00
-3.62E+00
-3.62E+00
-3.82E+00
-3.82E+00
-3.62E+00
-3.62E+00
-3.82E+00
-3.82E+00
-3.82E+00
-4.02E+00
-3.82E+00
-4.02E+00
-4.22E+00
-4.02E+00
-4.02E+00
-4.02E+00
-4.22E+00
-4.22E+00
-4.42E+00
-4.22E+00
-4.42E+00
-4.22E+00
-4.42E+00
-4.22E+00
-4.42E+00
-4.22E+00
-4.42E+00
-4.42E+00
-4.42E+00
-4.62E+00
-4.42E+00
-4.82E+00
-4.62E+00
-4.82E+00
-4.82E+00
-4.62E+00
-4.82E+00
-4.22E+00
-4.82E+00
-3.82E+00
-5.03E+00
-4.82E+00
-4.82E+00
-5.03E+00
-5.03E+00
-5.23E+00
-5.03E+00
-5.03E+00
-4.42E+00
-5.23E+00
-3.62E+00
-5.23E+00
-5.03E+00
-5.43E+00
-5.23E+00
-5.43E+00
-5.23E+00
-5.43E+00
-5.23E+00
-4.42E+00
-5.23E+00
-4.22E+00
-5.23E+00
-5.03E+00
-5.23E+00
-5.23E+00
-5.63E+00
-5.23E+00
-5.23E+00
-5.03E+00
-4.62E+00
-5.23E+00
-4.22E+00
-5.23E+00
-5.23E+00
-5.03E+00
-5.43E+00
-5.43E+00
-5.23E+00
-5.03E+00
-5.23E+00
-5.23E+00
-5.03E+00
-5.23E+00
-5.03E+00
-5.23E+00
-4.82E+00
-5.23E+00
-4.22E+00
-5.03E+00
-5.03E+00
-5.23E+00
-5.03E+00
-5.23E+00
-5.03E+00
-5.23E+00
-5.23E+00
-4.82E+00
-5.03E+00
-5.03E+00
-5.03E+00
-5.03E+00
-5.03E+00
-4.82E+00
-5.23E+00
-4.82E+00
-5.03E+00
-5.03E+00
-4.82E+00
-5.03E+00
-5.03E+00
-4.82E+00
-4.82E+00
-4.62E+00
-4.82E+00
-4.82E+00
-4.62E+00
-4.82E+00
-4.42E+00
-4.62E+00
-4.62E+00
-4.62E+00
-4.42E+00
-4.42E+00
-4.42E+00
-4.42E+00
-4.22E+00
-4.42E+00
-4.22E+00
-4.22E+00
-4.02E+00
-4.22E+00
-4.22E+00
-4.22E+00
-4.02E+00
-4.02E+00
-4.02E+00
-3.82E+00
-4.02E+00
-3.82E+00
-3.82E+00
-3.82E+00
-3.82E+00
-3.62E+00
-3.82E+00
-3.82E+00
-3.42E+00
-3.62E+00
-3.62E+00
-3.62E+00
-3.62E+00
-3.62E+00
-3.62E+00
-3.42E+00
-3.22E+00
-3.42E+00
-3.42E+00
-3.22E+00
-3.22E+00
-3.22E+00
-3.02E+00
-3.02E+00
-3.02E+00
-3.02E+00
-3.02E+00
-2.81E+00
-3.02E+00
-2.81E+00
-2.81E+00
-2.81E+00
-2.61E+00
-2.61E+00
-2.81E+00
-2.81E+00
-2.61E+00
-2.61E+00
-2.61E+00
-2.61E+00
-2.61E+00
-2.41E+00
-2.61E+00
-2.61E+00
-2.41E+00
-2.41E+00
-2.21E+00
-2.41E+00
-2.21E+00
-2.21E+00
-2.01E+00
-2.01E+00
-2.21E+00
-2.01E+00
-2.01E+00
-2.01E+00
-2.01E+00
-2.01E+00
-2.01E+00
-2.01E+00
-2.01E+00
-1.81E+00
-1.81E+00
-1.61E+00
-1.81E+00
-1.61E+00
-1.81E+00
-1.61E+00
-1.61E+00
-1.41E+00
-1.61E+00
-1.41E+00
-1.41E+00
-1.41E+00
-1.41E+00
-1.41E+00
-1.41E+00
-1.41E+00
-1.01E+00
-1.21E+00
-1.21E+00
-1.01E+00
-1.01E+00
-1.01E+00
-1.01E+00
-1.01E+00
-1.01E+00
-1.01E+00
-1.01E+00
-8.04E-01
-1.01E+00
-1.01E+00
-8.04E-01
-8.04E-01
-8.04E-01
-6.03E-01
-8.04E-01
-6.03E-01
-6.03E-01
-4.02E-01
-6.03E-01
-6.03E-01
-4.02E-01
-4.02E-01
-4.02E-01
-2.01E-01
-4.02E-01
-4.02E-01
-4.02E-01
-2.01E-01
-2.01E-01
-2.01E-01
-4.02E-01
0.00E+00
-2.01E-01
-2.01E-01
0.00E+00
0.00E+00
0.00E+00
0.00E+00
0.00E+00
2.01E-01
2.01E-01
0.00E+00
0.00E+00
2.01E-01
2.01E-01
2.01E-01
2.01E-01
2.01E-01
2.01E-01
4.02E-01
4.02E-01
2.01E-01
4.02E-01
4.02E-01
4.02E-01
4.02E-01
2.01E-01
4.02E-01
4.02E-01
6.03E-01
6.03E-01
4.02E-01
6.03E-01
6.03E-01
6.03E-01
8.04E-01
8.04E-01
8.04E-01
1.01E+00
8.04E-01
1.01E+00
8.04E-01
1.01E+00
1.01E+00
8.04E-01
1.01E+00
8.04E-01
1.01E+00
1.01E+00
1.01E+00
1.01E+00
1.21E+00
1.21E+00
1.21E+00
1.01E+00
1.21E+00
1.21E+00
1.01E+00
1.41E+00
1.21E+00
1.01E+00
1.21E+00
1.41E+00
1.41E+00
1.41E+00
1.41E+00
1.41E+00
1.41E+00
1.41E+00
1.61E+00
1.61E+00
1.61E+00
1.41E+00
1.61E+00
1.61E+00
1.61E+00
1.81E+00
1.61E+00
1.61E+00
1.81E+00
1.81E+00
1.81E+00
1.81E+00
1.81E+00
2.01E+00
1.81E+00
1.81E+00
1.81E+00
1.81E+00
1.81E+00
2.01E+00
1.81E+00
2.01E+00
1.81E+00
1.81E+00
2.01E+00
2.01E+00
2.01E+00
2.01E+00
2.01E+00
2.21E+00
2.01E+00
2.21E+00
2.21E+00
2.21E+00
2.01E+00
2.01E+00
2.41E+00
2.21E+00
2.21E+00
2.41E+00
2.21E+00
2.21E+00
2.41E+00
2.41E+00
2.41E+00
2.41E+00
2.41E+00
2.41E+00
2.41E+00
2.41E+00
2.41E+00
2.61E+00
2.41E+00
2.61E+00
2.41E+00
2.61E+00
2.61E+00
2.61E+00
2.61E+00
2.41E+00
2.41E+00
2.61E+00
2.61E+00
2.41E+00
2.61E+00
2.61E+00
2.81E+00
2.81E+00
2.81E+00
2.81E+00
2.61E+00
2.81E+00
2.81E+00
2.81E+00
2.81E+00
2.61E+00
2.81E+00
2.81E+00
2.81E+00
2.81E+00
3.02E+00
2.81E+00
2.81E+00
2.81E+00
2.81E+00
3.02E+00
2.81E+00
2.81E+00
2.81E+00
3.02E+00
3.02E+00
2.81E+00
3.02E+00
3.02E+00
3.02E+00
2.81E+00
3.02E+00
3.02E+00
3.02E+00
2.81E+00
3.22E+00
3.02E+00
3.02E+00
3.02E+00];
%y=[];

%scatter(x,y,'filled')
%hold on
%scatter(x,y,'filled')
plot(t,x)
%hold on
%plot(t,y)
grid on
xlabel('Voltaje (V)') 
ylabel('Corriente (A)')

%xticks([0 0.45 0.5 0.55 0.6 0.65 0.7 0.75 0.8 1])
%xticklabels({'0','0.45','0.5','0.55','0.6','0.65','0.7','0.75','0.8','1'})
%yticks([0  0.0015 0.006 0.019 0.038 0.06])
